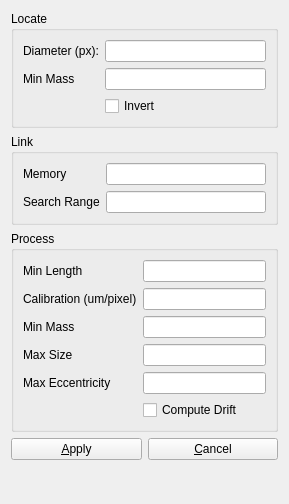
<?xml version="1.0" encoding="UTF-8"?>
<ui version="4.0">
 <class>Form</class>
 <widget class="QWidget" name="Form">
  <property name="geometry">
   <rect>
    <x>0</x>
    <y>0</y>
    <width>289</width>
    <height>504</height>
   </rect>
  </property>
  <property name="sizePolicy">
   <sizepolicy hsizetype="Fixed" vsizetype="Fixed">
    <horstretch>0</horstretch>
    <verstretch>0</verstretch>
   </sizepolicy>
  </property>
  <property name="maximumSize">
   <size>
    <width>289</width>
    <height>504</height>
   </size>
  </property>
  <property name="windowTitle">
   <string>Configure Tracking Parameters</string>
  </property>
  <layout class="QVBoxLayout" name="verticalLayout">
   <item>
    <widget class="QGroupBox" name="groupBox">
     <property name="sizePolicy">
      <sizepolicy hsizetype="Expanding" vsizetype="Expanding">
       <horstretch>0</horstretch>
       <verstretch>0</verstretch>
      </sizepolicy>
     </property>
     <property name="title">
      <string>Locate</string>
     </property>
     <layout class="QFormLayout" name="formLayout">
      <item row="0" column="0">
       <widget class="QLabel" name="label">
        <property name="text">
         <string>Diameter (px):</string>
        </property>
        <property name="buddy">
         <cstring>line_diameter</cstring>
        </property>
       </widget>
      </item>
      <item row="0" column="1">
       <widget class="QLineEdit" name="line_diameter"/>
      </item>
      <item row="1" column="0">
       <widget class="QLabel" name="label_2">
        <property name="text">
         <string>Min Mass</string>
        </property>
        <property name="buddy">
         <cstring>line_min_mass</cstring>
        </property>
       </widget>
      </item>
      <item row="1" column="1">
       <widget class="QLineEdit" name="line_min_mass"/>
      </item>
      <item row="2" column="1">
       <widget class="QCheckBox" name="check_invert">
        <property name="text">
         <string>Invert</string>
        </property>
       </widget>
      </item>
     </layout>
    </widget>
   </item>
   <item>
    <widget class="QGroupBox" name="groupBox_2">
     <property name="title">
      <string>Link</string>
     </property>
     <layout class="QFormLayout" name="formLayout_2">
      <item row="0" column="0">
       <widget class="QLabel" name="label_3">
        <property name="text">
         <string>Memory</string>
        </property>
        <property name="buddy">
         <cstring>line_memory</cstring>
        </property>
       </widget>
      </item>
      <item row="0" column="1">
       <widget class="QLineEdit" name="line_memory"/>
      </item>
      <item row="1" column="0">
       <widget class="QLabel" name="label_4">
        <property name="text">
         <string>Search Range</string>
        </property>
        <property name="buddy">
         <cstring>line_search_range</cstring>
        </property>
       </widget>
      </item>
      <item row="1" column="1">
       <widget class="QLineEdit" name="line_search_range"/>
      </item>
     </layout>
    </widget>
   </item>
   <item>
    <widget class="QGroupBox" name="groupBox_3">
     <property name="title">
      <string>Process</string>
     </property>
     <layout class="QFormLayout" name="formLayout_3">
      <item row="0" column="0">
       <widget class="QLabel" name="label_5">
        <property name="text">
         <string>Min Length</string>
        </property>
        <property name="buddy">
         <cstring>line_min_length</cstring>
        </property>
       </widget>
      </item>
      <item row="0" column="1">
       <widget class="QLineEdit" name="line_min_length"/>
      </item>
      <item row="1" column="0">
       <widget class="QLabel" name="label_6">
        <property name="text">
         <string>Calibration (um/pixel)</string>
        </property>
        <property name="buddy">
         <cstring>line_calibration</cstring>
        </property>
       </widget>
      </item>
      <item row="1" column="1">
       <widget class="QLineEdit" name="line_calibration"/>
      </item>
      <item row="2" column="0">
       <widget class="QLabel" name="label_7">
        <property name="text">
         <string>Min Mass</string>
        </property>
        <property name="buddy">
         <cstring>line_min_mass_2</cstring>
        </property>
       </widget>
      </item>
      <item row="2" column="1">
       <widget class="QLineEdit" name="line_min_mass_2"/>
      </item>
      <item row="3" column="0">
       <widget class="QLabel" name="label_8">
        <property name="text">
         <string>Max Size</string>
        </property>
        <property name="buddy">
         <cstring>line_max_size</cstring>
        </property>
       </widget>
      </item>
      <item row="3" column="1">
       <widget class="QLineEdit" name="line_max_size"/>
      </item>
      <item row="4" column="0">
       <widget class="QLabel" name="label_9">
        <property name="text">
         <string>Max Eccentricity</string>
        </property>
        <property name="buddy">
         <cstring>line_max_ecc</cstring>
        </property>
       </widget>
      </item>
      <item row="4" column="1">
       <widget class="QLineEdit" name="line_max_ecc"/>
      </item>
      <item row="5" column="1">
       <widget class="QCheckBox" name="check_drift">
        <property name="text">
         <string>Compute Drift</string>
        </property>
       </widget>
      </item>
     </layout>
    </widget>
   </item>
   <item>
    <layout class="QHBoxLayout" name="horizontalLayout">
     <item>
      <widget class="QPushButton" name="button_apply">
       <property name="text">
        <string>&amp;Apply</string>
       </property>
      </widget>
     </item>
     <item>
      <widget class="QPushButton" name="button_cancel">
       <property name="text">
        <string>&amp;Cancel</string>
       </property>
      </widget>
     </item>
    </layout>
   </item>
   <item>
    <spacer name="verticalSpacer">
     <property name="orientation">
      <enum>Qt::Vertical</enum>
     </property>
     <property name="sizeHint" stdset="0">
      <size>
       <width>20</width>
       <height>40</height>
      </size>
     </property>
    </spacer>
   </item>
  </layout>
 </widget>
 <tabstops>
  <tabstop>line_diameter</tabstop>
  <tabstop>line_min_mass</tabstop>
  <tabstop>check_invert</tabstop>
  <tabstop>line_memory</tabstop>
  <tabstop>line_search_range</tabstop>
  <tabstop>line_min_length</tabstop>
  <tabstop>line_calibration</tabstop>
  <tabstop>line_min_mass_2</tabstop>
  <tabstop>line_max_size</tabstop>
  <tabstop>line_max_ecc</tabstop>
  <tabstop>check_drift</tabstop>
 </tabstops>
 <resources/>
 <connections/>
</ui>
